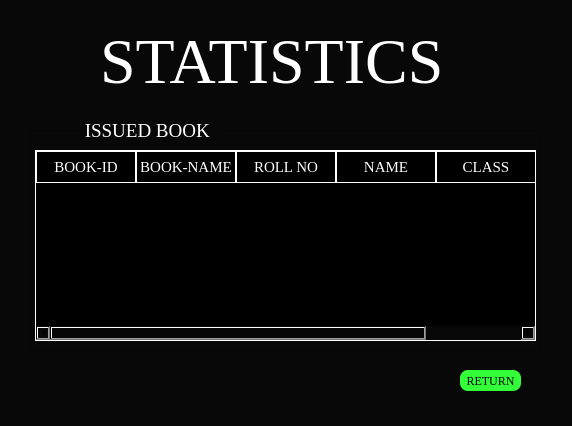
<?xml version="1.0" encoding="UTF-8"?>
<ui version="4.0">
 <class>MainWindow</class>
 <widget class="QMainWindow" name="MainWindow">
  <property name="geometry">
   <rect>
    <x>0</x>
    <y>0</y>
    <width>572</width>
    <height>426</height>
   </rect>
  </property>
  <property name="windowTitle">
   <string>MainWindow</string>
  </property>
  <property name="styleSheet">
   <string notr="true">background-color: rgb(8, 8, 8);
font-family: Times New Roman
</string>
  </property>
  <widget class="QWidget" name="centralwidget">
   <widget class="QLabel" name="label">
    <property name="geometry">
     <rect>
      <x>100</x>
      <y>30</y>
      <width>351</width>
      <height>61</height>
     </rect>
    </property>
    <property name="font">
     <font>
      <family>Times New Roman</family>
      <pointsize>48</pointsize>
     </font>
    </property>
    <property name="styleSheet">
     <string notr="true">COLOR: WHITE;</string>
    </property>
    <property name="text">
     <string>STATISTICS</string>
    </property>
   </widget>
   <widget class="QFrame" name="frame">
    <property name="geometry">
     <rect>
      <x>30</x>
      <y>130</y>
      <width>511</width>
      <height>221</height>
     </rect>
    </property>
    <property name="styleSheet">
     <string notr="true">BORDER: 2PX SOLID WHITE</string>
    </property>
    <property name="frameShape">
     <enum>QFrame::StyledPanel</enum>
    </property>
    <property name="frameShadow">
     <enum>QFrame::Raised</enum>
    </property>
    <widget class="QTableWidget" name="tblstatistics">
     <property name="geometry">
      <rect>
       <x>5</x>
       <y>20</y>
       <width>501</width>
       <height>191</height>
      </rect>
     </property>
     <property name="styleSheet">
      <string notr="true">QTableWidget{
	border: 1px solid white;
}

QWidget {
    background-color: black;
    color: WHITE;
}

QHeaderView::section {
    background-color: black;
	padding: 4px;
	font-size:11pt;
	 border: 1px solid WHITE;
   
    
}

QTableWidget {
    gridline-color: WHITE;
  	font-size:12pt;
}

QTableWidget QTableCornerButton::section {
    background-color: black;
    border: 1px solid white
;
}</string>
     </property>
     <column>
      <property name="text">
       <string>BOOK-ID</string>
      </property>
     </column>
     <column>
      <property name="text">
       <string>BOOK-NAME</string>
      </property>
     </column>
     <column>
      <property name="text">
       <string>ROLL NO</string>
      </property>
     </column>
     <column>
      <property name="text">
       <string>NAME</string>
      </property>
     </column>
     <column>
      <property name="text">
       <string>CLASS</string>
      </property>
     </column>
    </widget>
   </widget>
   <widget class="QLabel" name="label_2">
    <property name="geometry">
     <rect>
      <x>80</x>
      <y>120</y>
      <width>141</width>
      <height>21</height>
     </rect>
    </property>
    <property name="font">
     <font>
      <family>Times New Roman</family>
      <pointsize>14</pointsize>
     </font>
    </property>
    <property name="styleSheet">
     <string notr="true">COLOR: WHITE;</string>
    </property>
    <property name="text">
     <string> ISSUED BOOK </string>
    </property>
   </widget>
   <widget class="QToolButton" name="btn_return">
    <property name="geometry">
     <rect>
      <x>460</x>
      <y>370</y>
      <width>61</width>
      <height>21</height>
     </rect>
    </property>
    <property name="styleSheet">
     <string notr="true">QToolButton { 
	background-color: #33ff39;
	border: 2px;
	border-radius: 8px;
	FONT: 12PX;
	COLOR: BLACK;

					
 }

QToolButton:pressed {
    background-color: qlineargradient(x1: 0, y1: 0, x2: 0, y2: 1,
                                      stop: 0 #dadbde, stop: 1 #f6f7fa);}</string>
    </property>
    <property name="text">
     <string>RETURN</string>
    </property>
   </widget>
  </widget>
 </widget>
 <resources/>
 <connections/>
</ui>
